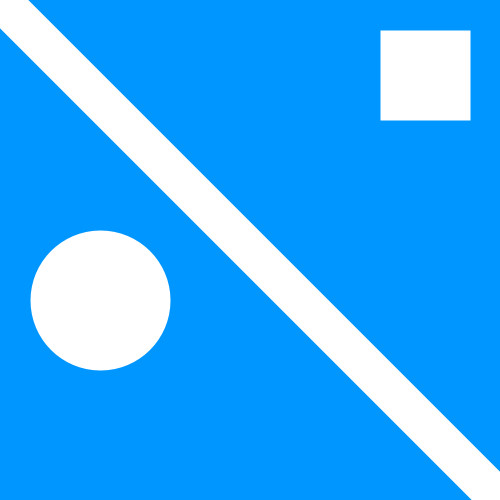
Frame 1 (no input)
Frame 60 (the mouse pressed at the canvas centre just before this capture): identical to frame 1, image omitted
Frame 120 (the mouse held since frame 60 and released just before this capture): identical to frame 1, image omitted

The Processing sketch that drew this single still picture (run headless with seeded random() and noise(); from frame 60 on, the mouse is pressed at the canvas centre):

// Processing sketch: Ejercicios
// ── Ejercicios.pde
// setup() -> Contiene las instrucciones que se ejecutan una sola vez.
void setup() 
{
    int lineaVertical = 100;

    size(500, 500); 
    // size Determina ancho y alto de la ventana en ese orden medido en px.
    // size(ancho, alto);
    // fullScreen(); // Genera una ventana fullscreen. 

    /*
    background
        - background(number) -> Determina el color en una escala de grises (0 - 255)
                                0 es Negro y 255 es Blanco.
        - background(red, green, blue) -> Determina el color en base al formato RGB
                                          Ver RGB Color Wheel en Google.
    
    */
    background(0, 150, 255);

    /*
    stroke
        - stroke(number) -> Determina el color en una escala de grises (0 - 255)
                                0 es Negro y 255 es Blanco.
        - stroke(red, green, blue) -> Determina el color en base al formato RGB
                                          Ver RGB Color Wheel en Google.
    */
    stroke(255);
    strokeWeight(40); // Determina el grosor de la línea en px
      
    /*
    fill(x) -> cambia el color del relleno de las formas cerradas.
    fill(x, y, z) -> formato en RGB
    */

    /* 
        - line(x1, y1, x2, y2);
        - Dibuja una linea desde el punto 1 con coordenadas (x1, y1) hasta el punto (x2, y2)
        El origen inicia en la esquina superior izquierda. El eje 'X' aumenta a la derecha, y el eje 'Y'
        aumenta hacia abajo.
    */
    line(0, 0, 500, 500);  

    /*
    ellipse(Xcentro, Ycentro, ancho, alto) -> Dibuja un círculo/elipse
    */
    ellipse(100, 300, 100, 100);

    /*
    rect(X_esqSupIzq, Y_esqSupIzq, ancho, alto) -> Dibuja un rectángulo/cuadrado
    X_esqSupIzq -> Coordenada X de la esquina superior izquierda del cuadrado/rectángulo
    Y_esqSupIzq -> Coordenada Y de la esquina superior izquierda del cuadrado/rectángulo
    */
    rect(400, 50, 50 , 50);
}

// draw() -> Contiene las instrucciones que se ejecutan de forma iterativa.
void draw() 
{
   
}
